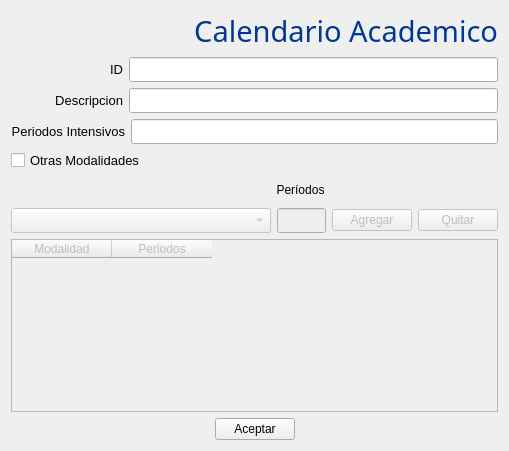
<?xml version="1.0" encoding="UTF-8"?>
<ui version="4.0">
 <class>calendarios</class>
 <widget class="QWidget" name="calendarios">
  <property name="geometry">
   <rect>
    <x>0</x>
    <y>0</y>
    <width>509</width>
    <height>451</height>
   </rect>
  </property>
  <property name="windowTitle">
   <string>CONTROL DE ESTUDIOS</string>
  </property>
  <property name="windowIcon">
   <iconset resource="icons.qrc">
    <normaloff>:/new/prefix1/iconos/esfera48.png</normaloff>:/new/prefix1/iconos/esfera48.png</iconset>
  </property>
  <layout class="QVBoxLayout" name="verticalLayout">
   <item>
    <widget class="QLabel" name="label">
     <property name="font">
      <font>
       <family>Gill Sans MT</family>
       <pointsize>22</pointsize>
       <weight>50</weight>
       <italic>false</italic>
       <bold>false</bold>
      </font>
     </property>
     <property name="styleSheet">
      <string notr="true">font: 22pt &quot;Gill Sans MT&quot;;
color: rgb(00,56,147);</string>
     </property>
     <property name="text">
      <string> Calendario Academico</string>
     </property>
     <property name="alignment">
      <set>Qt::AlignRight|Qt::AlignTrailing|Qt::AlignVCenter</set>
     </property>
    </widget>
   </item>
   <item>
    <layout class="QHBoxLayout" name="horizontalLayout">
     <item>
      <widget class="QLabel" name="label_2">
       <property name="minimumSize">
        <size>
         <width>112</width>
         <height>0</height>
        </size>
       </property>
       <property name="font">
        <font>
         <family>Segoe UI</family>
         <pointsize>10</pointsize>
        </font>
       </property>
       <property name="text">
        <string>ID</string>
       </property>
       <property name="alignment">
        <set>Qt::AlignRight|Qt::AlignTrailing|Qt::AlignVCenter</set>
       </property>
      </widget>
     </item>
     <item>
      <widget class="QLineEdit" name="id_calendario">
       <property name="minimumSize">
        <size>
         <width>0</width>
         <height>25</height>
        </size>
       </property>
      </widget>
     </item>
    </layout>
   </item>
   <item>
    <layout class="QHBoxLayout" name="horizontalLayout_2">
     <item>
      <widget class="QLabel" name="label_3">
       <property name="minimumSize">
        <size>
         <width>112</width>
         <height>0</height>
        </size>
       </property>
       <property name="font">
        <font>
         <family>Segoe UI</family>
         <pointsize>10</pointsize>
        </font>
       </property>
       <property name="text">
        <string>Descripcion</string>
       </property>
       <property name="alignment">
        <set>Qt::AlignRight|Qt::AlignTrailing|Qt::AlignVCenter</set>
       </property>
      </widget>
     </item>
     <item>
      <widget class="QLineEdit" name="descripcion">
       <property name="minimumSize">
        <size>
         <width>0</width>
         <height>25</height>
        </size>
       </property>
      </widget>
     </item>
    </layout>
   </item>
   <item>
    <layout class="QHBoxLayout" name="horizontalLayout_3">
     <item>
      <widget class="QLabel" name="label_4">
       <property name="minimumSize">
        <size>
         <width>112</width>
         <height>0</height>
        </size>
       </property>
       <property name="font">
        <font>
         <family>Segoe UI</family>
         <pointsize>10</pointsize>
        </font>
       </property>
       <property name="frameShape">
        <enum>QFrame::NoFrame</enum>
       </property>
       <property name="text">
        <string>Periodos Intensivos</string>
       </property>
       <property name="alignment">
        <set>Qt::AlignRight|Qt::AlignTrailing|Qt::AlignVCenter</set>
       </property>
      </widget>
     </item>
     <item>
      <widget class="QLineEdit" name="periodos">
       <property name="minimumSize">
        <size>
         <width>0</width>
         <height>25</height>
        </size>
       </property>
      </widget>
     </item>
    </layout>
   </item>
   <item>
    <widget class="QCheckBox" name="otra_mod">
     <property name="font">
      <font>
       <family>Segoe UI</family>
       <pointsize>10</pointsize>
      </font>
     </property>
     <property name="text">
      <string>Otras Modalidades</string>
     </property>
    </widget>
   </item>
   <item>
    <layout class="QHBoxLayout" name="horizontalLayout_6">
     <item>
      <spacer name="horizontalSpacer_4">
       <property name="orientation">
        <enum>Qt::Horizontal</enum>
       </property>
       <property name="sizeType">
        <enum>QSizePolicy::Fixed</enum>
       </property>
       <property name="sizeHint" stdset="0">
        <size>
         <width>260</width>
         <height>20</height>
        </size>
       </property>
      </spacer>
     </item>
     <item>
      <widget class="QLabel" name="label_5">
       <property name="minimumSize">
        <size>
         <width>59</width>
         <height>25</height>
        </size>
       </property>
       <property name="font">
        <font>
         <family>Segoe UI</family>
        </font>
       </property>
       <property name="text">
        <string>Períodos</string>
       </property>
       <property name="alignment">
        <set>Qt::AlignCenter</set>
       </property>
      </widget>
     </item>
     <item>
      <spacer name="horizontalSpacer_3">
       <property name="orientation">
        <enum>Qt::Horizontal</enum>
       </property>
       <property name="sizeHint" stdset="0">
        <size>
         <width>40</width>
         <height>20</height>
        </size>
       </property>
      </spacer>
     </item>
    </layout>
   </item>
   <item>
    <layout class="QVBoxLayout" name="verticalLayout_2">
     <item>
      <layout class="QHBoxLayout" name="horizontalLayout_5">
       <item>
        <widget class="QComboBox" name="modalidad">
         <property name="enabled">
          <bool>false</bool>
         </property>
         <property name="minimumSize">
          <size>
           <width>260</width>
           <height>25</height>
          </size>
         </property>
        </widget>
       </item>
       <item>
        <widget class="QLineEdit" name="periodos2">
         <property name="enabled">
          <bool>false</bool>
         </property>
         <property name="minimumSize">
          <size>
           <width>0</width>
           <height>25</height>
          </size>
         </property>
        </widget>
       </item>
       <item>
        <widget class="QPushButton" name="agregar">
         <property name="enabled">
          <bool>false</bool>
         </property>
         <property name="font">
          <font>
           <family>Segoe UI</family>
           <pointsize>9</pointsize>
          </font>
         </property>
         <property name="text">
          <string>Agregar</string>
         </property>
        </widget>
       </item>
       <item>
        <widget class="QPushButton" name="quitar">
         <property name="enabled">
          <bool>false</bool>
         </property>
         <property name="font">
          <font>
           <family>Segoe UI</family>
           <pointsize>9</pointsize>
          </font>
         </property>
         <property name="text">
          <string>Quitar</string>
         </property>
        </widget>
       </item>
      </layout>
     </item>
     <item>
      <widget class="QTableWidget" name="tabla">
       <property name="enabled">
        <bool>false</bool>
       </property>
       <property name="font">
        <font>
         <family>Segoe UI</family>
         <pointsize>9</pointsize>
        </font>
       </property>
       <column>
        <property name="text">
         <string>Modalidad</string>
        </property>
       </column>
       <column>
        <property name="text">
         <string>Periodos</string>
        </property>
       </column>
      </widget>
     </item>
    </layout>
   </item>
   <item>
    <layout class="QHBoxLayout" name="horizontalLayout_4">
     <item>
      <spacer name="horizontalSpacer">
       <property name="orientation">
        <enum>Qt::Horizontal</enum>
       </property>
       <property name="sizeHint" stdset="0">
        <size>
         <width>40</width>
         <height>20</height>
        </size>
       </property>
      </spacer>
     </item>
     <item>
      <widget class="QPushButton" name="aceptar">
       <property name="font">
        <font>
         <family>Segoe UI</family>
         <pointsize>9</pointsize>
        </font>
       </property>
       <property name="text">
        <string>Aceptar</string>
       </property>
      </widget>
     </item>
     <item>
      <spacer name="horizontalSpacer_2">
       <property name="orientation">
        <enum>Qt::Horizontal</enum>
       </property>
       <property name="sizeHint" stdset="0">
        <size>
         <width>40</width>
         <height>20</height>
        </size>
       </property>
      </spacer>
     </item>
    </layout>
   </item>
  </layout>
 </widget>
 <resources>
  <include location="icons.qrc"/>
 </resources>
 <connections/>
</ui>
